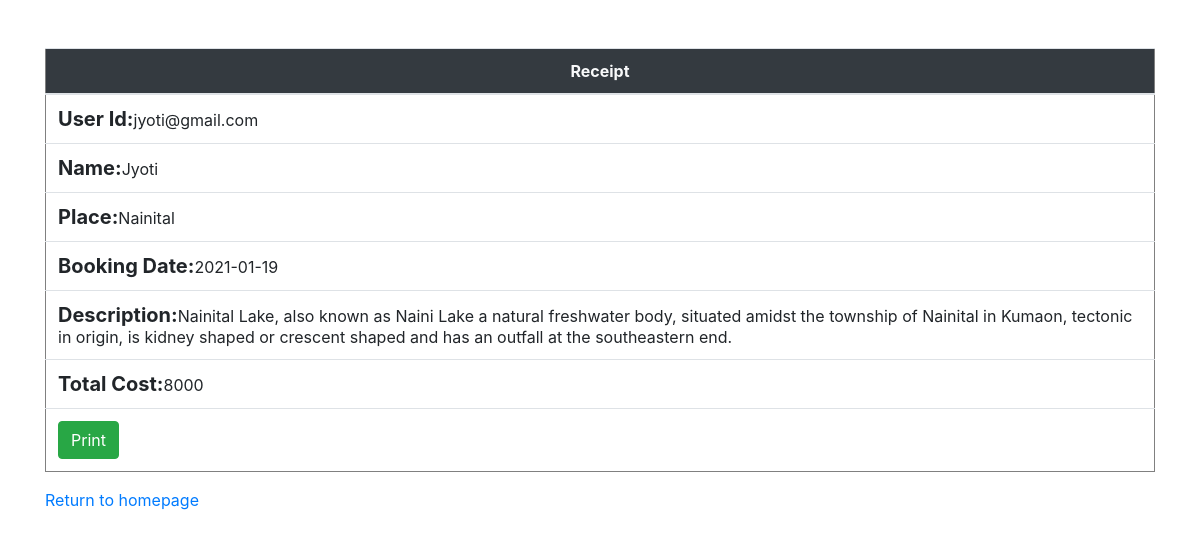
Page /reciept.php (signed in) on the committed database.
### tables this page shows
CREATE TABLE `booking` (
  `ID` int(11) NOT NULL,
  `User Id` varchar(200) NOT NULL,
  `Place` varchar(255) NOT NULL,
  `Mode Of Travelling` varchar(255) NOT NULL,
  `Persons` int(11) NOT NULL,
  `Total Cost` int(11) NOT NULL,
  `Stay Cost` int(11) NOT NULL,
  `Food Cost` int(11) NOT NULL,
  `Travelling Cost` int(11) NOT NULL,
  `Travelling Date` date NOT NULL,
  `status` varchar(20) NOT NULL
);

CREATE TABLE `package` (
  `Id` int(11) NOT NULL,
  `Place` varchar(255) NOT NULL,
  `Number of adults` int(11) NOT NULL,
  `Number Of children` int(11) NOT NULL,
  `Description` varchar(500) NOT NULL,
  `Stay_amount` int(11) NOT NULL,
  `Food_amount` int(11) NOT NULL,
  `Bus_amount` int(11) NOT NULL,
  `Train_amount` int(11) NOT NULL,
  `Airline_amount` int(11) NOT NULL,
  `Number of days` int(11) NOT NULL,
  `Number of nights` int(11) NOT NULL,
  `Image` varchar(255) NOT NULL
);

### reciept.php (the view, shortened to what this page needs)
<?php
	include 'include/connection.php';
	$user=$_SESSION['email'];
	$name=$_SESSION['user_name'];
	$sql="SELECT * FROM `booking` WHERE `User Id`='$user'";
	$result=mysqli_query($con,$sql);
	$row=mysqli_fetch_array($result);
	$place=$row['Place'];
?>
<link rel="stylesheet" type="text/css" href="css/bootstrap.min.css">
<div class="container my-5">
	<table class="table" border="1px">
		<thead class="bg-dark text-center text-light">
			<th>Receipt</th>
		</thead>
		<tbody>
				<tr ><td><span>User Id:</span><?php echo $user;?></td>
				</tr>
				<tr><td><span>Name:</span><?php echo $name;?></td></tr>
				<tr><td><span>Place:</span><?php echo $place;?></td>
				<tr><td><span>Booking Date:</span><?php echo $row['Travelling Date'];?></td></tr>
				<tr><td><span>Description:</span><?php
				 $sql="SELECT  `Description`,`Image` FROM `package`  WHERE `Place`='$place'";
				 $r=mysqli_fetch_array(mysqli_query($con,$sql));
				 echo $r['Description'];
				 ?></td></tr>
				<tr><td><span>Total Cost:</span><?php echo $row['Total Cost']?></td>
			</tr>
		</tbody>
		<tfoot><tr><td><a href="javascript:window.print()" class="btn btn-success">Print</a></td></tr></tfoot>
	</table>
	<div><a href="index.php">Return to homepage</a></div>
</div>

### reciept.php (style rules this page uses)
span { font-weight: bold; font-size: 20px; }

### rows in the picture
booking: Place "Nainital", Travelling Date "2021-01-19", Total Cost "8000"
package: Description "Nainital Lake, also known as Naini Lake a natural freshwater body, situated amidst the township of Nainital in Kumaon, tectonic in origin, is kidney shaped or crescent shaped and has an outfall at the southeastern end."

### other values in the picture
$user "jyoti@gmail.com"
$name "Jyoti"
